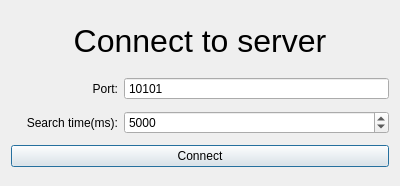
<?xml version="1.0" encoding="UTF-8"?>
<ui version="4.0">
 <class>ConnectDialog</class>
 <widget class="QDialog" name="ConnectDialog">
  <property name="geometry">
   <rect>
    <x>0</x>
    <y>0</y>
    <width>400</width>
    <height>186</height>
   </rect>
  </property>
  <property name="windowTitle">
   <string>Dialog</string>
  </property>
  <layout class="QGridLayout" name="gridLayout">
   <item row="0" column="0" colspan="2">
    <widget class="QLabel" name="label">
     <property name="maximumSize">
      <size>
       <width>16777215</width>
       <height>50</height>
      </size>
     </property>
     <property name="font">
      <font>
       <pointsize>24</pointsize>
      </font>
     </property>
     <property name="text">
      <string>Connect to server</string>
     </property>
     <property name="alignment">
      <set>Qt::AlignCenter</set>
     </property>
    </widget>
   </item>
   <item row="1" column="0">
    <widget class="QLabel" name="label_2">
     <property name="text">
      <string>Port:</string>
     </property>
     <property name="alignment">
      <set>Qt::AlignRight|Qt::AlignTrailing|Qt::AlignVCenter</set>
     </property>
    </widget>
   </item>
   <item row="1" column="1">
    <widget class="QSpinBox" name="spinBox_port">
     <property name="buttonSymbols">
      <enum>QAbstractSpinBox::NoButtons</enum>
     </property>
     <property name="maximum">
      <number>999999999</number>
     </property>
     <property name="value">
      <number>10101</number>
     </property>
    </widget>
   </item>
   <item row="2" column="1">
    <widget class="QSpinBox" name="spinBox_time">
     <property name="maximum">
      <number>999999</number>
     </property>
     <property name="value">
      <number>5000</number>
     </property>
    </widget>
   </item>
   <item row="2" column="0">
    <widget class="QLabel" name="label_3">
     <property name="maximumSize">
      <size>
       <width>107</width>
       <height>16777215</height>
      </size>
     </property>
     <property name="text">
      <string>Search time(ms):</string>
     </property>
     <property name="alignment">
      <set>Qt::AlignRight|Qt::AlignTrailing|Qt::AlignVCenter</set>
     </property>
    </widget>
   </item>
   <item row="3" column="0" colspan="2">
    <widget class="QPushButton" name="okButton">
     <property name="text">
      <string>Connect</string>
     </property>
    </widget>
   </item>
  </layout>
 </widget>
 <resources/>
 <connections>
  <connection>
   <sender>okButton</sender>
   <signal>clicked()</signal>
   <receiver>ConnectDialog</receiver>
   <slot>accept()</slot>
   <hints>
    <hint type="sourcelabel">
     <x>278</x>
     <y>253</y>
    </hint>
    <hint type="destinationlabel">
     <x>96</x>
     <y>254</y>
    </hint>
   </hints>
  </connection>
 </connections>
</ui>
